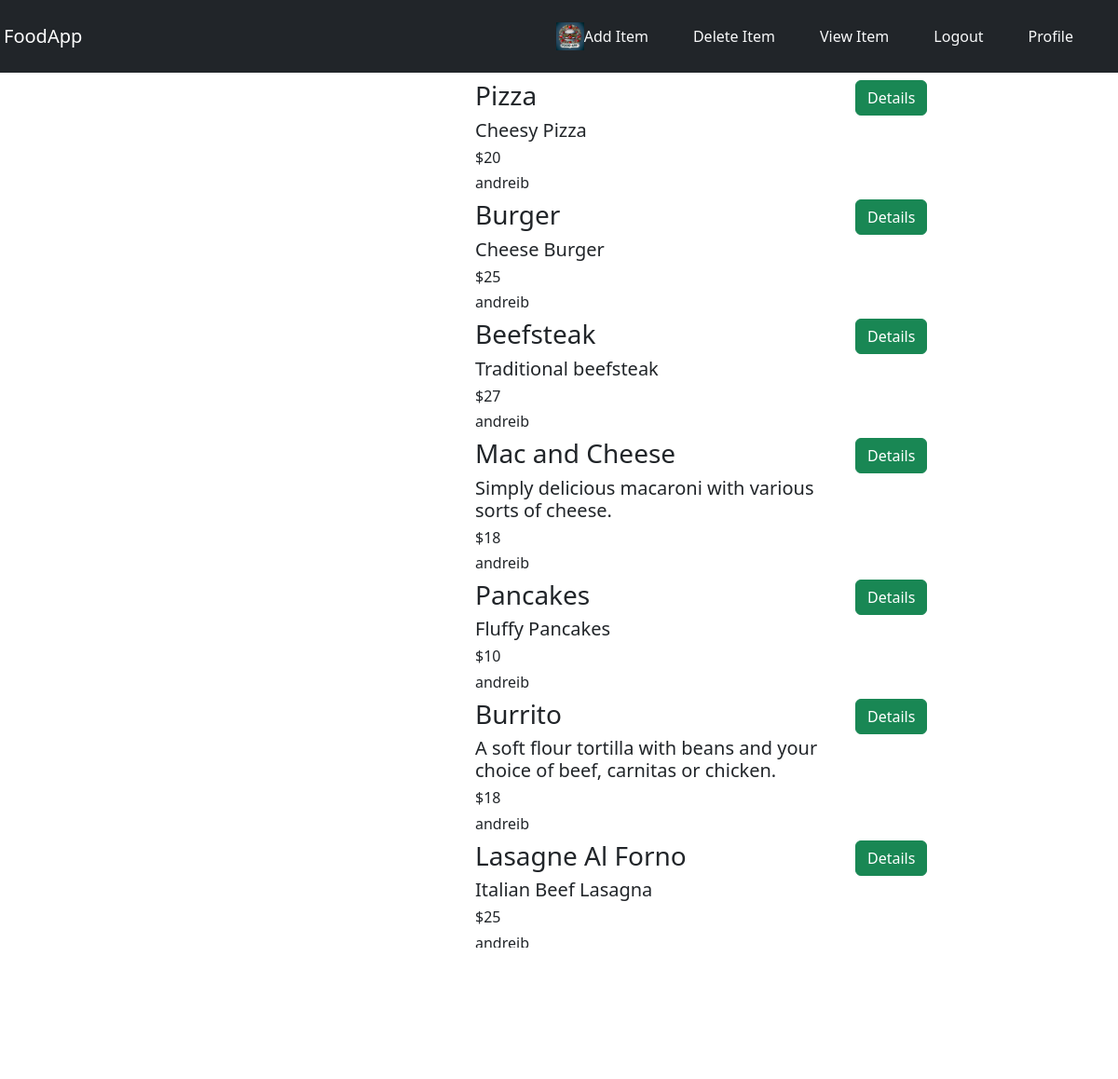
The app's page /food/ (signed in), older data.
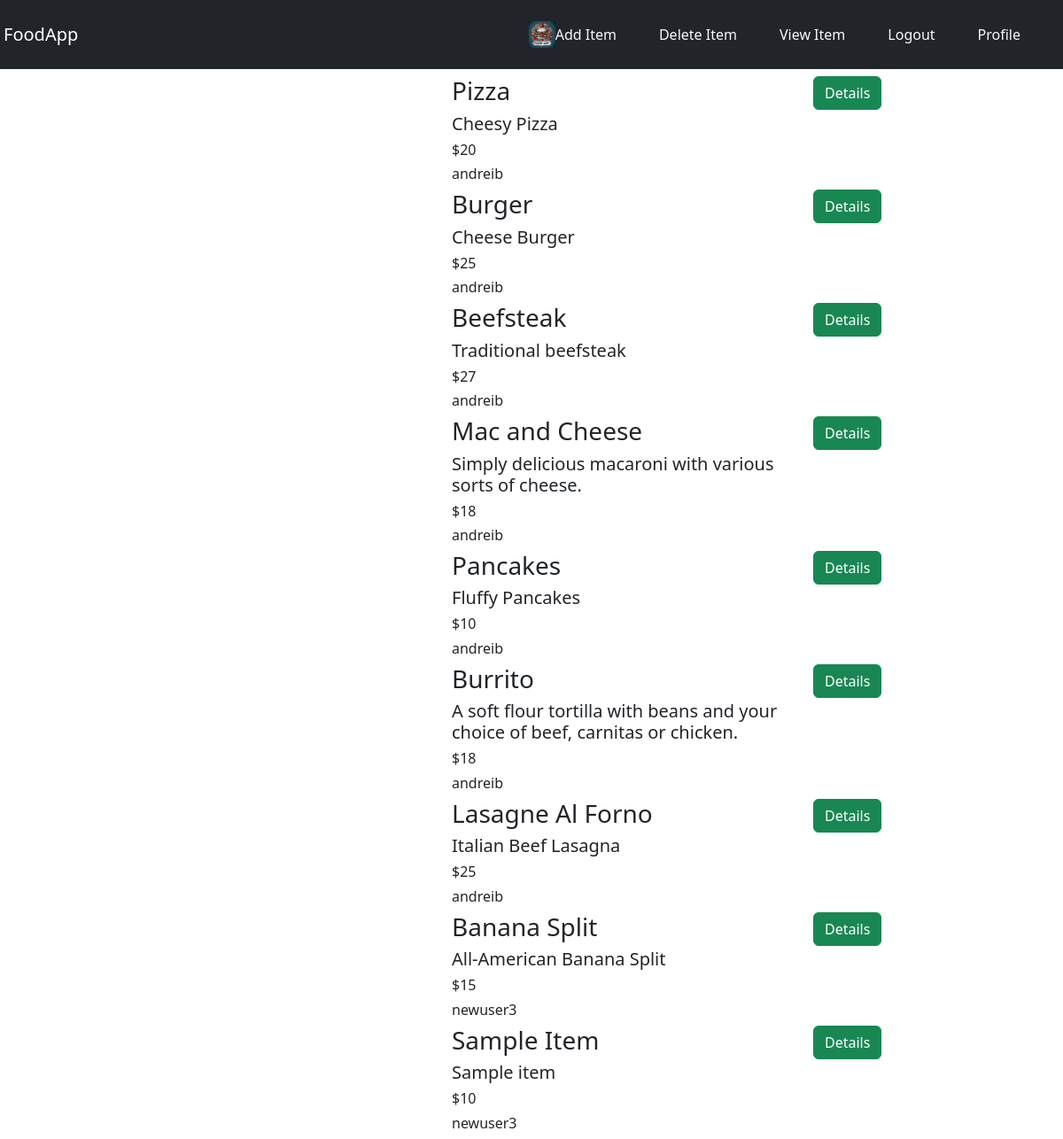
The same page, newer data.
### food/models.py (models this page shows, shortened)
class Item(models.Model):
    user_name = models.ForeignKey(User, on_delete=models.CASCADE, default=1)
    item_name = models.CharField(max_length=200)
    item_desc = models.CharField(max_length=200)
    item_price = models.IntegerField()
    item_image = models.CharField(max_length=500, default="https://cookinupastorm.biz/wp-content/uploads/2023/04/EmptyDinnerPlates.jpg")

### food/views.py (the view)
# urls.py: path('', views.IndexClassView.as_view(), name='index'),
class IndexClassView(ListView):
    model = Item
    template_name = 'food/index.html'
    context_object_name = 'item_list'

### food/templates/food/index.html (shortened to what this page needs)
{% extends 'food/base.html' %}
{% block content %}
    <div class="content">
        {% for item in item_list %}
            <div class="row">
                <div class="col-md-3 offset-md-2">
                </div>
                <div class="col-md-4">
                    <h3>{{ item.item_name }}</h3>
                    <h5>{{ item.item_desc }}</h5>
                    <h6>${{ item.item_price }}</h6>
                    <h6>{{ item.user_name }}</h6>
                </div>
                <div class="col-md-2">
                    <a href="{% url 'food:detail' item.id %}" class="btn btn-success">Details</a>
                </div>
            </div>
            </div>
        {% endfor %}
{% endblock %}

### food/templates/food/base.html (shortened to what this page needs)
{% load static %}
<!doctype html>
<html lang="en">
<head>
    <link rel="stylesheet" href="{% static 'food/style.css' %}">
    <link href="https://cdn.jsdelivr.net/npm/bootstrap@5.3.3/dist/css/bootstrap.min.css" rel="stylesheet"
>
</head>
<body>
<nav class="navbar navbar-dark bg-dark mb-2 ">
    <a href="#" class="navbar-brand m-lg-1">FoodApp</a>
    <div class="navbar">
        <a class="navbar" href="#">
            <img src="{% static 'images/Logo.jpg' %}" width="30"  alt="Logo">
        </a>
        <a class="nav-item nav-link text-light me-5 m" href="{% url 'food:create_item' %}">Add Item </a>
        <a class="nav-item nav-link text-light me-5" href="#">Delete Item</a>
        <a class="nav-item nav-link text-light me-5" href="#">View Item</a>
        {% if user.is_authenticated %}
             <a class="nav-item nav-link text-light me-5" href="{% url 'logout' %}">Logout</a>
             <a class="nav-item nav-link text-light me-5" href="{% url 'profile' %}">Profile</a>
        {% else %}
            <a class="nav-item nav-link text-light me-5" href="{% url 'login' %}">Login</a>
        {% endif %}
    </div>
</nav>
{% block content %}
{% endblock %}
</body>
</html>

### food/static/food/style.css (style rules this page uses)
body { background-color: lightyellow; }

Row changes from the older to the newer data that the page shows:
now on this page (row unchanged): Item: item_name "Banana Split", item_desc "All-American Banana Split", item_price "15", user_name "newuser3"
added Item: item_name "Sample Item", item_desc "Sample item", item_price "10", user_name "newuser3"
